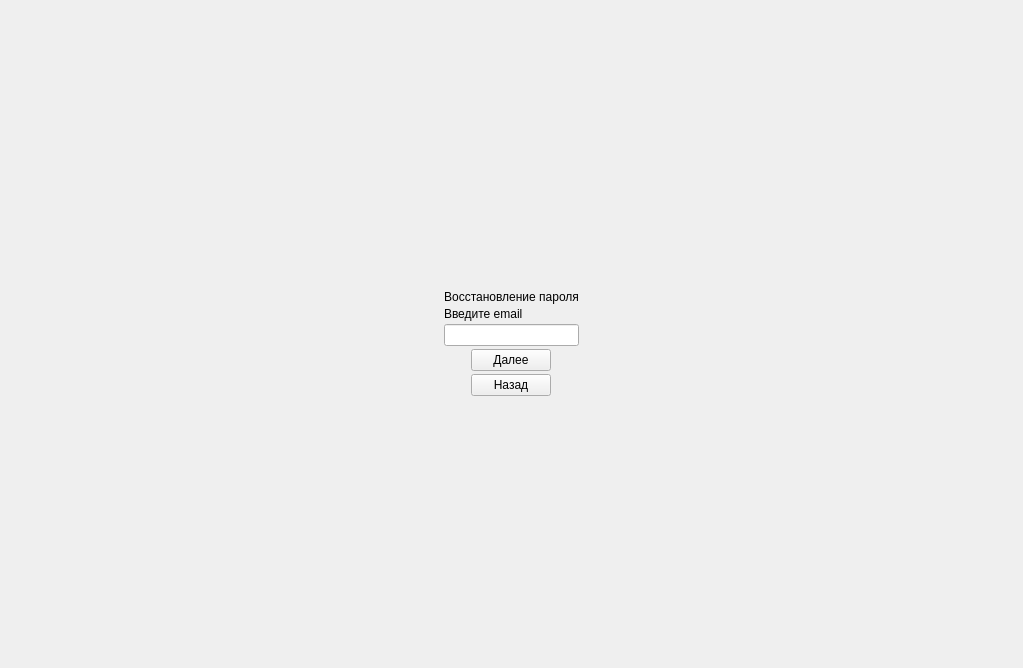
      <widget class="QWidget" name="pageResPas">
       <layout class="QGridLayout" name="gridLayout_9">
        <item row="0" column="1">
         <spacer name="verticalSpacer_8">
          <property name="orientation">
           <enum>Qt::Vertical</enum>
          </property>
          <property name="sizeHint" stdset="0">
           <size>
            <width>20</width>
            <height>262</height>
           </size>
          </property>
         </spacer>
        </item>
        <item row="1" column="0">
         <spacer name="horizontalSpacer_9">
          <property name="orientation">
           <enum>Qt::Horizontal</enum>
          </property>
          <property name="sizeHint" stdset="0">
           <size>
            <width>433</width>
            <height>20</height>
           </size>
          </property>
         </spacer>
        </item>
        <item row="1" column="1">
         <layout class="QVBoxLayout" name="verticalLayout_11">
          <property name="spacing">
           <number>3</number>
          </property>
          <item>
           <widget class="QLabel" name="label_23">
            <property name="text">
             <string/>
            </property>
            <property name="textFormat">
             <enum>Qt::AutoText</enum>
            </property>
            <property name="pixmap">
             <pixmap resource="resource.qrc">:/icon/icon/Logo(100x100).png</pixmap>
            </property>
            <property name="scaledContents">
             <bool>false</bool>
            </property>
            <property name="alignment">
             <set>Qt::AlignCenter</set>
            </property>
            <property name="wordWrap">
             <bool>false</bool>
            </property>
            <property name="margin">
             <number>8</number>
            </property>
           </widget>
          </item>
          <item>
           <widget class="QLabel" name="label_24">
            <property name="text">
             <string>Восстановление пароля</string>
            </property>
            <property name="alignment">
             <set>Qt::AlignCenter</set>
            </property>
            <property name="margin">
             <number>10</number>
            </property>
           </widget>
          </item>
          <item>
           <widget class="QLabel" name="label_25">
            <property name="text">
             <string>Введите email</string>
            </property>
           </widget>
          </item>
          <item>
           <widget class="QLineEdit" name="lineEdit_8"/>
          </item>
          <item alignment="Qt::AlignHCenter">
           <widget class="QPushButton" name="nextResBtn">
            <property name="sizePolicy">
             <sizepolicy hsizetype="Minimum" vsizetype="Fixed">
              <horstretch>0</horstretch>
              <verstretch>0</verstretch>
             </sizepolicy>
            </property>
            <property name="maximumSize">
             <size>
              <width>16777214</width>
              <height>16777215</height>
             </size>
            </property>
            <property name="toolTip">
             <string/>
            </property>
            <property name="layoutDirection">
             <enum>Qt::LeftToRight</enum>
            </property>
            <property name="autoFillBackground">
             <bool>true</bool>
            </property>
            <property name="text">
             <string>Далее</string>
            </property>
           </widget>
          </item>
          <item alignment="Qt::AlignHCenter">
           <widget class="QPushButton" name="backResBtn">
            <property name="minimumSize">
             <size>
              <width>60</width>
              <height>0</height>
             </size>
            </property>
            <property name="sizeIncrement">
             <size>
              <width>100</width>
              <height>0</height>
             </size>
            </property>
            <property name="text">
             <string>Назад</string>
            </property>
           </widget>
          </item>
         </layout>
        </item>
        <item row="1" column="2">
         <spacer name="horizontalSpacer_8">
          <property name="orientation">
           <enum>Qt::Horizontal</enum>
          </property>
          <property name="sizeHint" stdset="0">
           <size>
            <width>433</width>
            <height>20</height>
           </size>
          </property>
         </spacer>
        </item>
        <item row="2" column="1">
         <spacer name="verticalSpacer_9">
          <property name="orientation">
           <enum>Qt::Vertical</enum>
          </property>
          <property name="sizeHint" stdset="0">
           <size>
            <width>20</width>
            <height>261</height>
           </size>
          </property>
         </spacer>
        </item>
       </layout>
      </widget>
